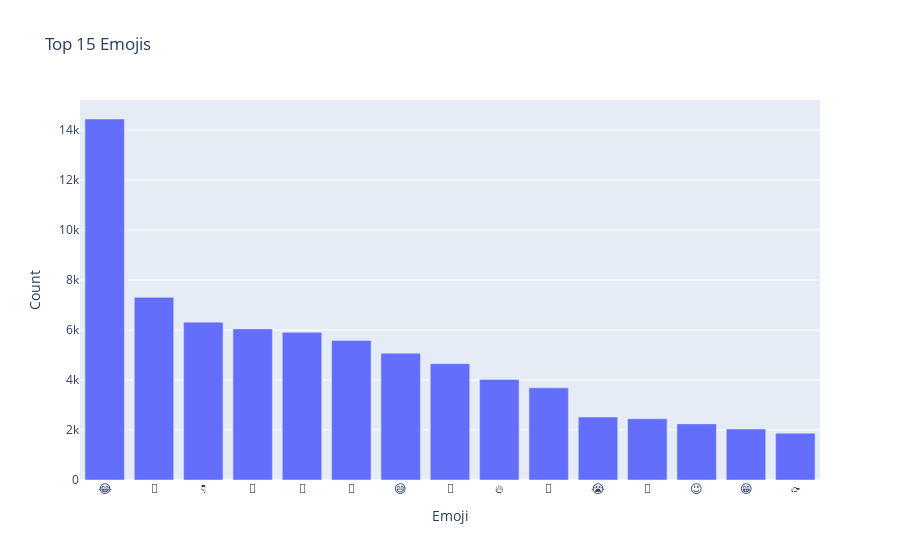

Here is the notebook cell this chart was saved with:
### Markdown cell above
125629 Tweets with emojis

### Code cell
emoji_series = df_demoji['emoji'].dropna().explode().explode()
emoji_flattened = emoji_series.apply(lambda x: eval(x) if isinstance(x, str) else x).explode()
emoji_counts = emoji_flattened.value_counts()
#top 15 emojis
fig = px.bar(emoji_counts.head(15), x=emoji_counts.head(15).index, y=emoji_counts.head(15).values, labels={'x': 'Emoji', 'y': 'Count'}, title='Top 15 Emojis')
fig.show()

### Figure 1 — Plotly figure (JSON) as saved in the notebook; plotly's stock layout.template omitted (floating-point values rounded to 4 significant figures)
{"data": [{"alignmentgroup": "True", "hovertemplate": "Emoji=%{x}<br>Count=%{y}<extra></extra>", "legendgroup": "", "marker": {"color": "#636efa", "pattern": {"shape": ""}}, "name": "", "offsetgroup": "", "orientation": "v", "showlegend": false, "textposition": "auto", "type": "bar", "x": ["😂", "🤣", "👇", "🤔", "🤯", "🤖", "😅", "🧵", "🔥", "👀", "😭", "🚀", "😉", "😁", "👉"], "xaxis": "x", "y": [14441, 7308, 6315, 6045, 5908, 5585, 5070, 4654, 4025, 3686, 2520, 2450, 2245, 2040, 1874], "yaxis": "y"}], "layout": {"barmode": "relative", "legend": {"tracegroupgap": 0}, "title": {"text": "Top 15 Emojis"}, "xaxis": {"anchor": "y", "domain": [0, 1], "title": {"text": "Emoji"}}, "yaxis": {"anchor": "x", "domain": [0, 1], "title": {"text": "Count"}}}}
